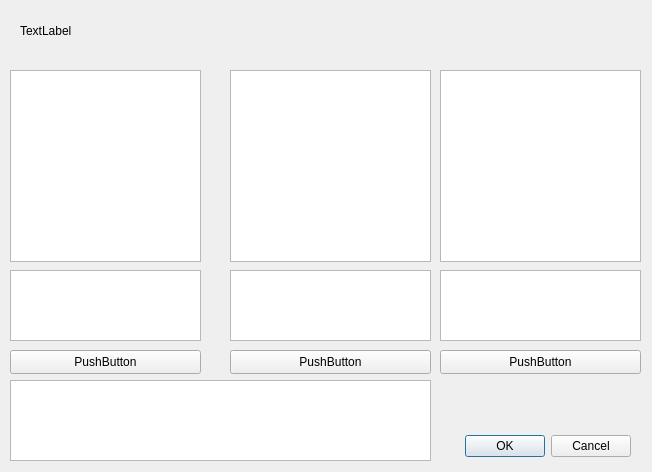
<?xml version="1.0" encoding="UTF-8"?>
<ui version="4.0">
 <class>DialogAdmin</class>
 <widget class="QDialog" name="DialogAdmin">
  <property name="geometry">
   <rect>
    <x>0</x>
    <y>0</y>
    <width>652</width>
    <height>472</height>
   </rect>
  </property>
  <property name="windowTitle">
   <string>Dialog</string>
  </property>
  <widget class="QDialogButtonBox" name="buttonBox">
   <property name="geometry">
    <rect>
     <x>460</x>
     <y>430</y>
     <width>171</width>
     <height>32</height>
    </rect>
   </property>
   <property name="orientation">
    <enum>Qt::Horizontal</enum>
   </property>
   <property name="standardButtons">
    <set>QDialogButtonBox::Cancel|QDialogButtonBox::Ok</set>
   </property>
  </widget>
  <widget class="QLabel" name="label">
   <property name="geometry">
    <rect>
     <x>20</x>
     <y>5</y>
     <width>611</width>
     <height>51</height>
    </rect>
   </property>
   <property name="text">
    <string>TextLabel</string>
   </property>
  </widget>
  <widget class="QTextBrowser" name="textBrowser">
   <property name="geometry">
    <rect>
     <x>230</x>
     <y>70</y>
     <width>201</width>
     <height>192</height>
    </rect>
   </property>
  </widget>
  <widget class="QTextBrowser" name="textBrowser_2">
   <property name="geometry">
    <rect>
     <x>440</x>
     <y>70</y>
     <width>201</width>
     <height>192</height>
    </rect>
   </property>
  </widget>
  <widget class="QPlainTextEdit" name="plainTextEdit">
   <property name="geometry">
    <rect>
     <x>230</x>
     <y>270</y>
     <width>201</width>
     <height>71</height>
    </rect>
   </property>
  </widget>
  <widget class="QPlainTextEdit" name="plainTextEdit_2">
   <property name="geometry">
    <rect>
     <x>440</x>
     <y>270</y>
     <width>201</width>
     <height>71</height>
    </rect>
   </property>
  </widget>
  <widget class="QGraphicsView" name="graphicsView">
   <property name="geometry">
    <rect>
     <x>10</x>
     <y>70</y>
     <width>191</width>
     <height>192</height>
    </rect>
   </property>
  </widget>
  <widget class="QPlainTextEdit" name="plainTextEdit_3">
   <property name="geometry">
    <rect>
     <x>10</x>
     <y>270</y>
     <width>191</width>
     <height>71</height>
    </rect>
   </property>
  </widget>
  <widget class="QPushButton" name="pushButton">
   <property name="geometry">
    <rect>
     <x>230</x>
     <y>350</y>
     <width>201</width>
     <height>24</height>
    </rect>
   </property>
   <property name="text">
    <string>PushButton</string>
   </property>
  </widget>
  <widget class="QPushButton" name="pushButton_2">
   <property name="geometry">
    <rect>
     <x>440</x>
     <y>350</y>
     <width>201</width>
     <height>24</height>
    </rect>
   </property>
   <property name="text">
    <string>PushButton</string>
   </property>
  </widget>
  <widget class="QPushButton" name="pushButton_3">
   <property name="geometry">
    <rect>
     <x>10</x>
     <y>350</y>
     <width>191</width>
     <height>24</height>
    </rect>
   </property>
   <property name="text">
    <string>PushButton</string>
   </property>
  </widget>
  <widget class="QTextBrowser" name="textBrowser_3">
   <property name="geometry">
    <rect>
     <x>10</x>
     <y>380</y>
     <width>421</width>
     <height>81</height>
    </rect>
   </property>
  </widget>
 </widget>
 <resources/>
 <connections>
  <connection>
   <sender>buttonBox</sender>
   <signal>accepted()</signal>
   <receiver>DialogAdmin</receiver>
   <slot>accept()</slot>
   <hints>
    <hint type="sourcelabel">
     <x>248</x>
     <y>254</y>
    </hint>
    <hint type="destinationlabel">
     <x>157</x>
     <y>274</y>
    </hint>
   </hints>
  </connection>
  <connection>
   <sender>buttonBox</sender>
   <signal>rejected()</signal>
   <receiver>DialogAdmin</receiver>
   <slot>reject()</slot>
   <hints>
    <hint type="sourcelabel">
     <x>316</x>
     <y>260</y>
    </hint>
    <hint type="destinationlabel">
     <x>286</x>
     <y>274</y>
    </hint>
   </hints>
  </connection>
 </connections>
</ui>
